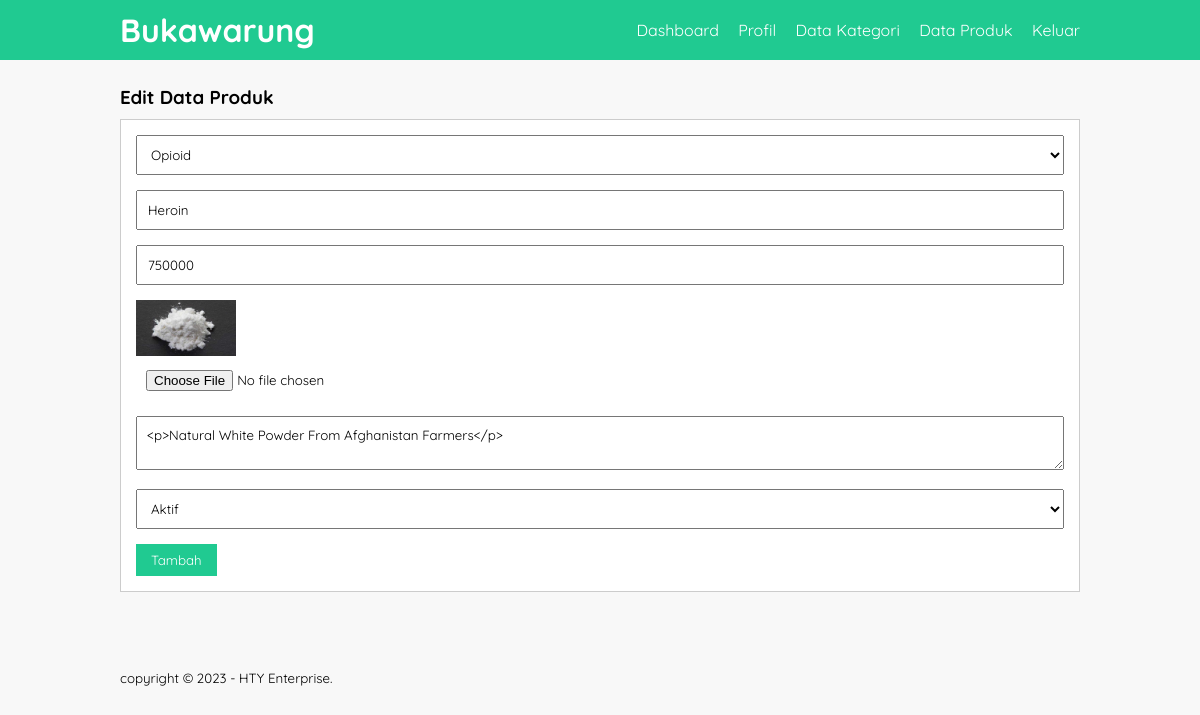
The app's page /bukawarung/edit-produk.php?id=6 (signed in) with its own data.
### tables this page shows
CREATE TABLE `tb_product` (
  `product_id` int(11) NOT NULL,
  `category_id` int(11) NOT NULL,
  `product_name` varchar(100) NOT NULL,
  `product_price` int(11) NOT NULL,
  `product_description` text NOT NULL,
  `product_image` varchar(100) NOT NULL,
  `product_status` tinyint(1) NOT NULL,
  `data_created` timestamp NOT NULL DEFAULT current_timestamp()
);

CREATE TABLE `tb_category` (
  `category_id` int(11) NOT NULL,
  `category_name` varchar(25) NOT NULL
);

### bukawarung/edit-produk.php (the view, shortened to what this page needs)
<?php
	include 'db.php';
	$produk = mysqli_query($conn, "SELECT * FROM tb_product WHERE product_id = '".$_GET['id']."' ");
	$p = mysqli_fetch_object($produk);
?>
<!DOCTYPE html>
<html>
<head>
	<link rel="stylesheet" type="text/css" href="css/style.css">
</head>
<body>
	<header>
		<div class="container">
			<h1><a href="dashboard.php">Bukawarung</a></h1>
			<ul>
				<li><a href="dashboard.php">Dashboard</a></li>
				<li><a href="profil.php">Profil</a></li>
				<li><a href="data-kategori.php">Data Kategori</a></li>
				<li><a href="data-produk.php">Data Produk</a></li>
				<li><a href="keluar.php">Keluar</a></li>
			</ul>
		</div>
	</header>
	<div class="section">
		<div class="container">
			<h3>Edit Data Produk</h3>
			<div class="box">
				<form action="" method="POST" enctype="multipart/form-data">
					<select class="input-control" name="kategori" required>
						<?php
							$kategori = mysqli_query($conn, "SELECT * FROM tb_category ORDER BY category_id DESC");
							while($r = mysqli_fetch_array($kategori)){
						?>
						<option value="<?php echo $r['category_id'] ?>" <?php echo ($r['category_id'] == $p->category_id)? 'selected':''; ?>><?php echo $r['category_name'] ?></option>
						<?php } ?>
					</select>
					<input type="text" name="nama" class="input-control" placeholder="Nama Produk" value="<?php echo $p->product_name ?>" required>
					<input type="text" name="harga" class="input-control" placeholder="Harga Produk" value="<?php echo $p->product_price ?>" required>
					<img src="produk/<?php echo $p->product_image ?>" width="100px">
					<input type="file" name="gambar" class="input-control">
					<textarea class="input-control" name="deskripsi" placeholder="Deskripsi"><?php echo $p->product_description ?></textarea><br>
					<select class="input-control" name="status">
						<option value="1" <?php echo ($p->product_status == 1)? 'selected':''; ?> >Aktif</option>
					</select>
					<input type="submit" name="submit" value="Tambah" class="btn">
				</form>
			</div>
		</div>
	</div>
	<footer>
		<div class="container">
			<small>copyright &copy; 2023 - HTY Enterprise.</small>
		</div>
	</footer>
</body>
</html>

### bukawarung/css/style.css (style rules this page uses)
* { padding: 0; margin: 0; font-family: 'quicksand', sans-serif; }
body { background-color: #f8f8f8; }
a { color: inherit; text-decoration: none; }
.input-control { width: 100%; padding: 10px; margin-bottom: 15px; box-sizing: border-box; }
.btn { padding: 8px 15px; background-color: #20CA91; color: #fff; border: none; cursor: pointer; }
header { background-color: #20CA91; color: #fff; }
header h1 { float: left; padding: 10px 0; }
header ul { float: right; }
header ul li { display: inline-block; }
header ul li a { padding: 20px 0 20px 15px; display: inline-block; }
footer { padding: 25px 0; }
.container { width: 80%; margin: 0 auto; }
.container:after { content: ''; display: block; clear: both; }
.section { padding: 25px 0; }
.box { background-color: #fff; border: 1px solid #ccc; padding: 15px; box-sizing: border-box; margin: 10px 0 25px 0; }
.box:after { content: ''; display: block; clear: both; }

### records on screen
tb_product: kategori "Opioid", nama "Heroin", harga "750000", product_image (picture), deskripsi "<p>Natural White Powder From Afghanistan Farmers</p>", status "Aktif"
